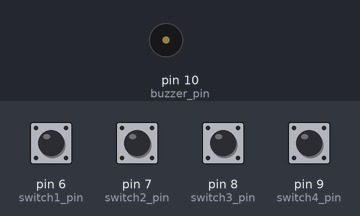
Bench run of a sketch on a simulated Arduino Uno, built with avr-gcc and run on an emulated ATmega328P. Parts: buzzer (waves = sounding). The test bench sets the inputs (shaded band); at power-on: pin 6 (switch1_pin), pin 7 (switch2_pin), pin 8 (switch3_pin), pin 9 (switch4_pin) HIGH.

Above: at 1.2 s.
1.3 s: pin 6 (switch1_pin) pulled LOW for 0.15 s
At 1.37 s:
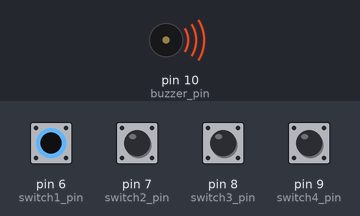
Timing chart, 0 to 4.3 s (numbered marks = the images above; inputs shaded):
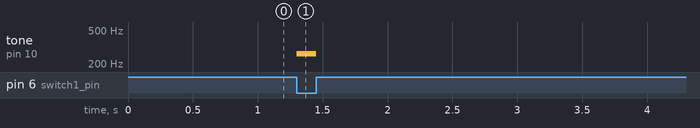

The sketch:

Midterm2-1.ino
```cpp
// 학번, 성명 : 2017110059 황수빈
// 날짜 : 2020/07/01/수요일
// 프로그램 설명 : 스위치 4개로 미니 피아노 만들기

#define buzzer_pin 10
#define switch1_pin 6
#define switch2_pin 7
#define switch3_pin 8
#define switch4_pin 9

#define do_4 262
#define re_4 294
#define mi_4 330
#define fa_4 349
#define sol_4 392
#define la_4 440
#define si_4 494
#define do_5 523

unsigned char sw = 0; // 스위치 값 저장 변수

void play_scale(unsigned int scale, unsigned long push_sw) {
  tone(buzzer_pin, scale);
  while((digitalRead(switch1_pin) + (digitalRead(switch2_pin) << 1) + (digitalRead(switch3_pin) << 2) + (digitalRead(switch4_pin) << 3)) == push_sw);

  noTone(buzzer_pin);
}

void setup() {
  // put your setup code here, to run once:
  pinMode(switch1_pin, INPUT);
  pinMode(switch2_pin, INPUT);
  pinMode(switch3_pin, INPUT);
  pinMode(switch4_pin, INPUT);
  pinMode(buzzer_pin, OUTPUT);
}

void loop() {
  // put your main code here, to run repeatedly:
  if (digitalRead(switch1_pin) == LOW || digitalRead(switch2_pin) == LOW || digitalRead(switch3_pin) == LOW || digitalRead(switch4_pin) == LOW) {
    sw = digitalRead(switch1_pin) + (digitalRead(switch2_pin) << 1) + (digitalRead(switch3_pin) << 2) + (digitalRead(switch4_pin) << 3);

    // 0 : on | 1 : off
    if (sw == 0b1110) play_scale(do_4,sw);
    else if (sw == 0b1101) play_scale(re_4,sw);
    else if (sw == 0b1011) play_scale(mi_4,sw);
    else if (sw == 0b0111) play_scale(fa_4,sw);
    else if (sw == 0b1100) play_scale(sol_4,sw);
    else if (sw == 0b1001) play_scale(la_4,sw);
    else if (sw == 0b0011) play_scale(si_4,sw);
    else if (sw == 0b1010) play_scale(do_5,sw);
    else noTone(buzzer_pin);
  }
  else noTone(buzzer_pin);
}
```

Measured:
- after the input at 1.3 s, tone on pin 10 (buzzer_pin): silent → 262 Hz at once, → silent 0.15 s later
